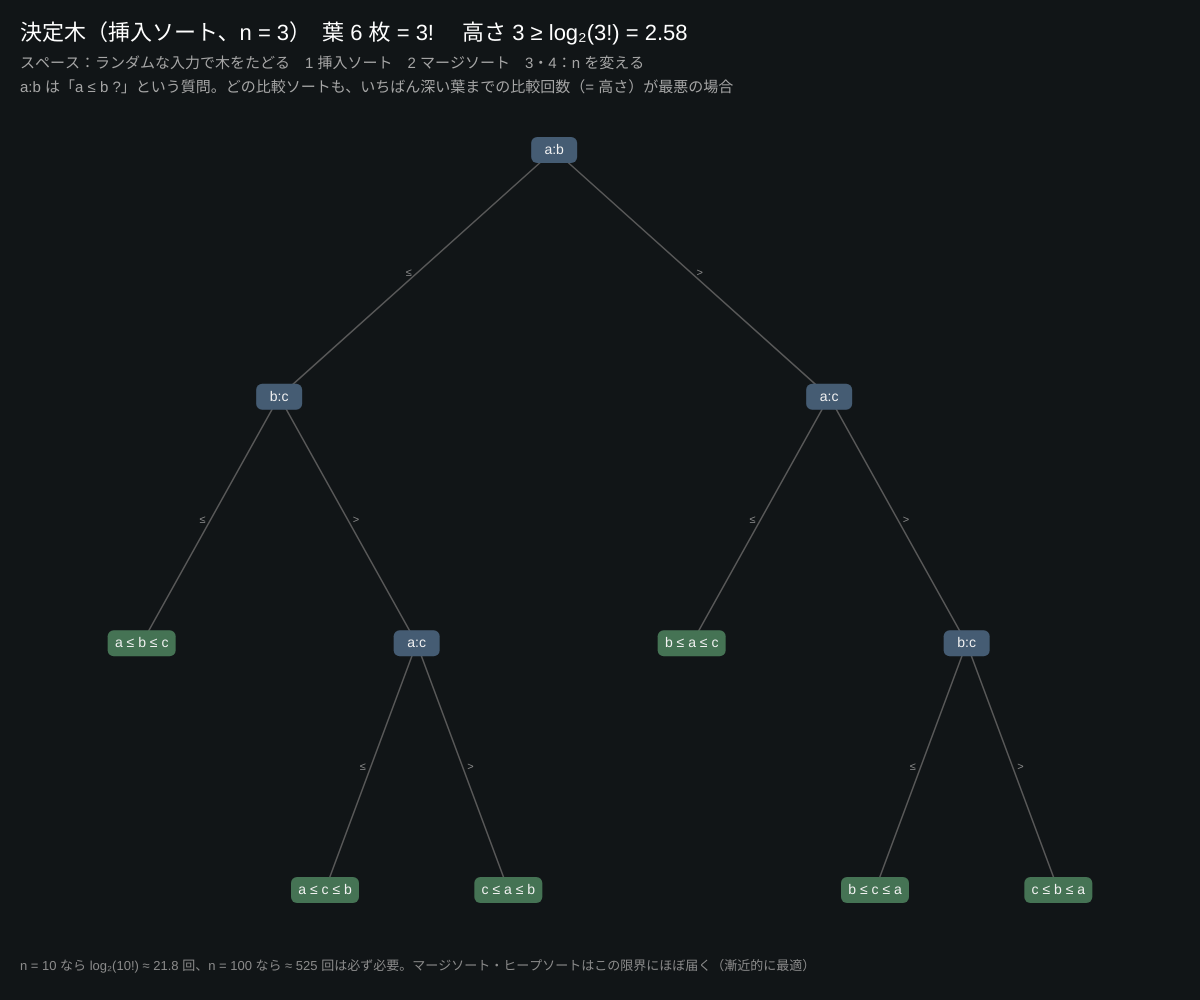
Frame 1 (no input)
Frame 60 (no input): identical to frame 1, image omitted
Frame 120 (the mouse pressed at the canvas centre since frame 60): identical to frame 1, image omitted

The p5.js sketch that drew this single still picture (run headless with seeded random() and noise() and a simulated clock; from frame 60 on, the mouse is pressed at the canvas centre):

// p5.js sketch
// ── sketch.js
// ============================================
// 09 決定木と比較ソートの下界
// 「比べるだけ」で並べる方法は、どれも「a ≤ b ? の質問を重ねる木」として描ける（決定木）
// 葉は答え（並べ方）。n 個の並べ方は n! 通りあるので、葉は n! 枚以上必要
// 高さ h の二分木の葉は最大 2^h 枚 → h ≥ log₂(n!) ≈ n log₂n。どんな比較ソートも Ω(n log n) 回は比べる
// スペース：ランダムな入力で木をたどる　1：挿入ソートの木　2：マージソートの木　3・4：n = 3 / 4
// ============================================

let n = 3, algo = 1;
let tree, path = [], input = [], t = 0;

function setup() {
  createCanvas(windowWidth, windowHeight);
  colorMode(HSB, 360, 100, 100, 100);
  build();
}

function perms(arr) {
  if (arr.length <= 1) return [arr];
  let out = [];
  for (let i = 0; i < arr.length; i++) for (let p of perms(arr.slice(0, i).concat(arr.slice(i + 1)))) out.push([arr[i]].concat(p));
  return out;
}

// 比べた記録を残しながら並べる。idx[k] は「もとの何番目か」
function sortWithLog(vals) {
  let logc = [];
  let less = (i, j) => { let r = vals[i] <= vals[j]; logc.push([i, j, r]); return r; };
  let idx = vals.map((_, i) => i);
  if (algo === 1) {
    for (let j = 1; j < idx.length; j++) {
      let key = idx[j], i = j - 1;
      while (i >= 0 && !less(idx[i], key)) { idx[i + 1] = idx[i]; i--; }
      idx[i + 1] = key;
    }
  } else {
    let ms = (arr) => {
      if (arr.length <= 1) return arr;
      let m = floor(arr.length / 2), L = ms(arr.slice(0, m)), R = ms(arr.slice(m)), out = [];
      while (L.length && R.length) out.push(less(L[0], R[0]) ? L.shift() : R.shift());
      return out.concat(L, R);
    };
    idx = ms(idx);
  }
  return { logc, order: idx };
}

function build() {
  tree = { kids: {} };
  let base = []; for (let i = 0; i < n; i++) base.push(i + 1);
  for (let p of perms(base)) {
    let { logc, order } = sortWithLog(p);
    let node = tree;
    for (let [i, j, r] of logc) {
      node.q = [i, j];
      let k = r ? 'le' : 'gt';
      if (!node.kids[k]) node.kids[k] = { kids: {} };
      node = node.kids[k];
    }
    node.leaf = order.map(i => 'abcd'[i]).join(' ≤ ');
  }
  layout(tree, 0);
  let cnt = { v: 0 };
  place(tree, cnt);
  tree.total = cnt.v;
  path = []; input = [];
}

function layout(nd, d) { nd.depth = d; for (let k of ['le', 'gt']) if (nd.kids[k]) layout(nd.kids[k], d + 1); }
function place(nd, cnt) {
  let ks = ['le', 'gt'].filter(k => nd.kids[k]);
  if (ks.length === 0) { nd.slot = cnt.v++; return; }
  for (let k of ks) place(nd.kids[k], cnt);
  nd.slot = ks.reduce((s, k) => s + nd.kids[k].slot, 0) / ks.length;
}
function treeHeight(nd) { let ks = ["le", "gt"].filter(k => nd.kids[k]); return ks.length ? 1 + max(ks.map(k => treeHeight(nd.kids[k]))) : 0; }

function runRandom() {
  let base = []; for (let i = 0; i < n; i++) base.push(i + 1);
  input = shuffle(base);
  path = [tree]; let node = tree;
  while (node.q) { let [i, j] = node.q; node = node.kids[input[i] <= input[j] ? 'le' : 'gt']; path.push(node); }
  t = 0;
}

function draw() {
  background(200, 25, 9);
  let h = treeHeight(tree);
  let T = 150, B = height - 110, L = 50, R = width - 50;
  let X = nd => L + (nd.slot + 0.5) / tree.total * (R - L);
  let Y = nd => T + nd.depth * (B - T) / max(1, h);
  t += 0.04;
  let shown = min(path.length, floor(t) + 1);
  let onPath = new Set(path.slice(0, shown));
  let edges = (nd) => {
    for (let k of ['le', 'gt']) {
      let c = nd.kids[k]; if (!c) continue;
      stroke(onPath.has(nd) && onPath.has(c) ? color(45, 90, 100) : color(0, 0, 35)); strokeWeight(onPath.has(c) ? 3 : 1.5);
      line(X(nd), Y(nd), X(c), Y(c));
      noStroke(); fill(0, 0, 55); textSize(11); textAlign(CENTER, CENTER);
      text(k === 'le' ? '≤' : '>', (X(nd) + X(c)) / 2 + (k === 'le' ? -8 : 8), (Y(nd) + Y(c)) / 2);
      edges(c);
    }
  };
  edges(tree);
  let nodes = (nd) => {
    let x = X(nd), y = Y(nd), on = onPath.has(nd);
    noStroke();
    if (nd.q) {
      fill(on ? color(45, 90, 100) : color(210, 40, 45));
      let s = n === 3 ? 46 : 30; rect(x - s / 2, y - 13, s, 26, 6);
      fill(0, 0, on ? 5 : 95); textSize(n === 3 ? 14 : 11); textAlign(CENTER, CENTER);
      text('abcd'[nd.q[0]] + ':' + 'abcd'[nd.q[1]], x, y);
      for (let k of ['le', 'gt']) if (nd.kids[k]) nodes(nd.kids[k]);
    } else {
      fill(on ? color(140, 80, 95) : color(140, 40, 45));
      push(); translate(x, y); if (n === 4) rotate(HALF_PI);
      textSize(n === 3 ? 14 : 10); textAlign(n === 4 ? LEFT : CENTER, CENTER);
      if (n === 3) { rect(-34, -13, 68, 26, 6); fill(0, 0, on ? 5 : 95); }
      text(nd.leaf, n === 4 ? 6 : 0, 0);
      pop();
    }
  };
  nodes(tree);

  let lg = 0; for (let k = 2; k <= n; k++) lg += Math.log2(k);
  noStroke(); fill(0, 0, 100); textAlign(LEFT, BASELINE); textSize(22);
  text('決定木（' + (algo === 1 ? '挿入ソート' : 'マージソート') + '、n = ' + n + '）　葉 ' + tree.total + ' 枚 = ' + n + '! 　高さ ' + h + ' ≥ log₂(' + n + '!) = ' + lg.toFixed(2), 20, 40);
  fill(0, 0, 65); textSize(15);
  text('スペース：ランダムな入力で木をたどる　1 挿入ソート　2 マージソート　3・4：n を変える', 20, 68);
  text('a:b は「a ≤ b ?」という質問。' + (input.length ? '入力 a,b,c' + (n === 4 ? ',d' : '') + ' = ' + input.join(', ') + '　比較 ' + (path.length - 1) + ' 回' : 'どの比較ソートも、いちばん深い葉までの比較回数（= 高さ）が最悪の場合'), 20, 92);
  fill(0, 0, 55); textSize(13);
  text('n = 10 なら log₂(10!) ≈ 21.8 回、n = 100 なら ≈ 525 回は必ず必要。マージソート・ヒープソートはこの限界にほぼ届く（漸近的に最適）', 20, height - 30);
}

function keyPressed() {
  if (key === ' ') runRandom();
  if (key === '1' || key === '2') { algo = int(key); build(); }
  if (key === '3' || key === '4') { n = int(key); build(); }
}
function windowResized() { resizeCanvas(windowWidth, windowHeight); }

// ---------- やってみよう ----------
// 1. n = 3 の挿入ソートで、比較が 2 回で済む入力と 3 回かかる入力を見つける
// 2. n = 4 でマージソートと挿入ソートの木の高さ（最悪の比較回数）を比べる
// 3. 4! = 24 枚の葉を持つ二分木の高さは最低いくつ？ 実際の木と比べよう
